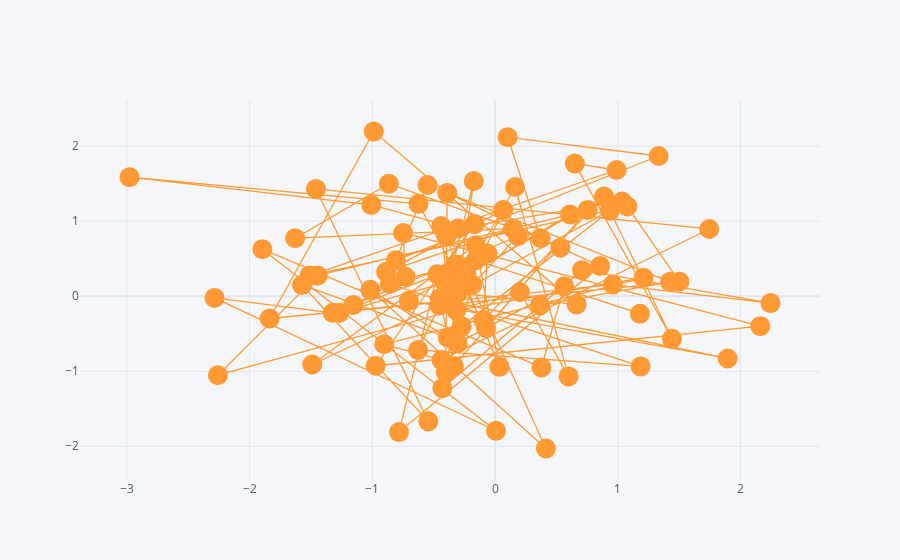

The code cell stored with this chart in its notebook:
### Code cell
df.iplot(kind='scatter', x='A',y='B',mode='lines+markers',size=20)
